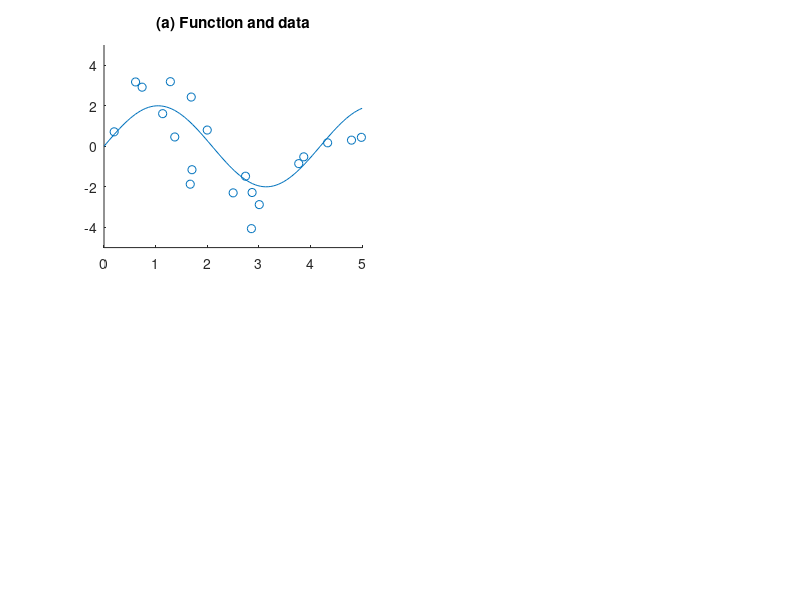

Here is the MATLAB script that generated this plot:
% Plot f(x) = 2*sin(1.5x)

x = linspace(0, 5);
y = 2 * sin(1.5 * x);


num = 20;

% Calculate the random readings
err = randn(num, 1);
upper = 5;
lower = 0;
rand_x = (upper - lower) .* rand(num, 1) + lower;
rand_y = 2 * sin(1.5 * rand_x);
rand_y = rand_y + err;


% Create the first plot
subplot(2, 2, 1);

hold on;
plot(x, y);
scatter(rand_x, rand_y);
axis([0, 5, -5, 5]);
title('(a) Function and data');
hold off;
